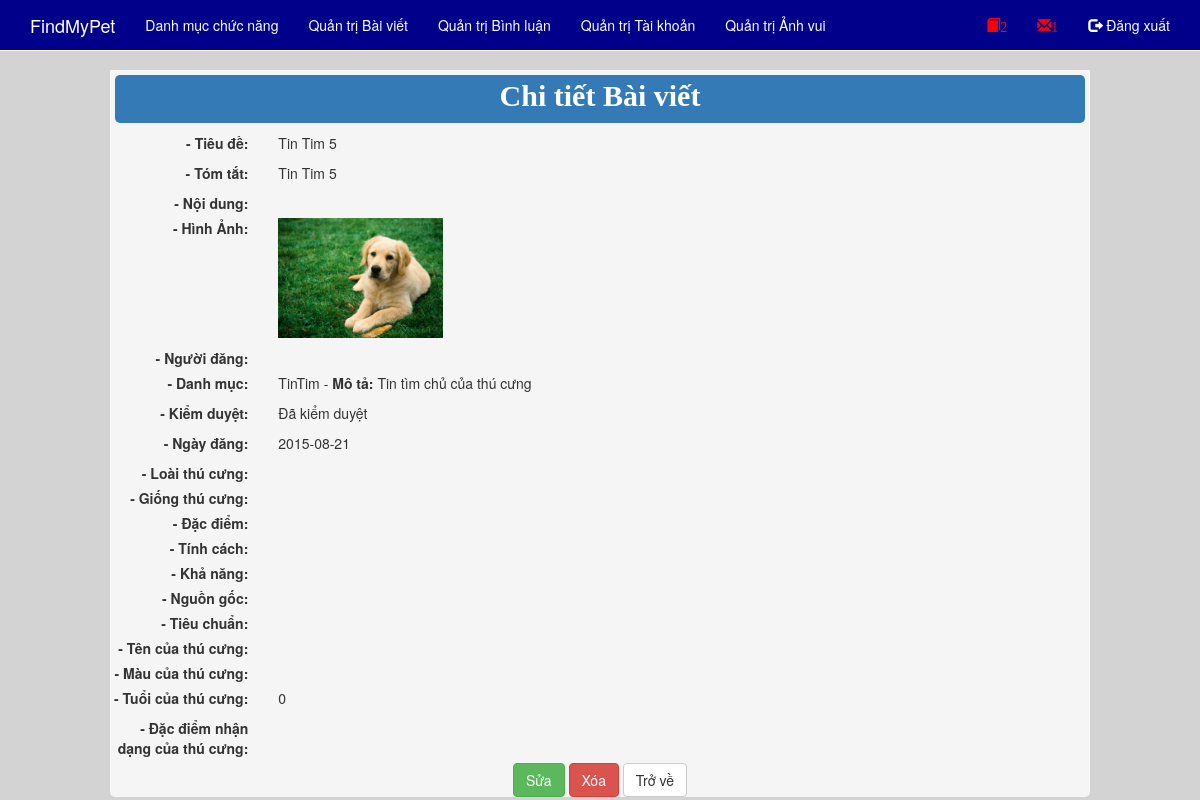
The app's page /Admin/BaiViet_Doc.php?ID=17 (signed in) with its own data.
### tables this page shows
CREATE TABLE IF NOT EXISTS `baiviet` (
  `ID` int(11) NOT NULL,
  `TieuDe` varchar(200) NOT NULL,
  `TomTat` varchar(200) NOT NULL,
  `NoiDung` text NOT NULL,
  `HinhAnh` varchar(100) NOT NULL,
  `TenDN` varchar(55) NOT NULL,
  `IDDanhMuc` int(11) NOT NULL,
  `KiemDuyet` tinyint(1) NOT NULL,
  `NgayDang` date NOT NULL,
  `Loai` varchar(100) NOT NULL,
  `Giong` varchar(100) NOT NULL,
  `DacDiem` text NOT NULL,
  `TinhCach` text NOT NULL,
  `KhaNang` text NOT NULL,
  `NguonGoc` text NOT NULL,
  `TieuChuan` text NOT NULL,
  `Ten` varchar(100) NOT NULL,
  `Mau` varchar(100) NOT NULL,
  `Tuoi` int(11) NOT NULL,
  `DacDiemNhanDang` text NOT NULL
);

CREATE TABLE IF NOT EXISTS `danhmuc` (
  `ID` int(11) NOT NULL,
  `TenDanhMuc` varchar(100) NOT NULL,
  `MoTa` text NOT NULL
);

### Admin/BaiViet_Doc.php (the view, shortened to what this page needs)
<!DOCTYPE html>
<html lang="en">
<head>
    <link href="../asset/Bootstrap/css/bootstrap.min.css" rel="stylesheet">
    <link href="../css/menu.css" rel="stylesheet">
    <link rel="stylesheet" type="text/css" href="../css/style.css" media="screen" />
</head>
<body style="background-color: lightgrey;min-height:100%;">
	<?php
        include("menu_Admin.php");
    ?>
   <div class="container" style="background-color: whitesmoke;width:980px; border-radius: 5px;">
	<div class="row" style="background-color: whitesmoke;padding-top: 5px;">
    	<p class="bg-primary" style="margin-right: 5px;margin-left: 5px;font-size: 30px;color:white;font-family: tahoma;text-align: center;border-radius:5px;padding-bottom: 5px;"> <b>Chi tiết Bài viết</b> </p>
    </div>
    <div class="row">
			<?php
			$conn = ConnectDB::connect();
			$sql = "SELECT * FROM BaiViet WHERE ID = ".$_GET['ID'];
			$resut = mysqli_query($conn, $sql);
			if($resut->num_rows>0)
			{
				$row = $resut->fetch_assoc();
			}
		?>
        <div class="row">
        	<div class="col-md-2 control-label" align="right">
            	<label>- Tiêu đề:</label>
            </div>
            <div class="col-md-9" align="left">
            	<p align="justify"><?php echo $row['TieuDe']; ?></p>
            </div>
        </div>
        <div class="row">
        	<div class="col-md-2 control-label" align="right">
            	<label>- Tóm tắt:</label>
            </div>
            <div class="col-md-9" align="left">
            	<p align="justify"><?php echo $row['TomTat']; ?></p>
            </div>
        </div>
        <div class="row">
        	<div class="col-md-2 control-label" align="right">
            	<label>- Nội dung:</label>
            </div>
            <div class="col-md-9" align="left">
            </div>
        </div>
        <div class="row">
        	<div class="col-md-2 control-label" align="right">
            	<label>- Hình Ảnh:</label>
            </div>
            <div class="col-md-9" align="left">
            	<p align="justify"><?php echo "<img class='imgSlide' src='".BASE_URL."img/". $row['HinhAnh'] ."'>"; ?></p>
            </div>
        </div>
        <div class="row">
        	<div class="col-md-2 control-label" align="right">
            	<label>- Người đăng:</label>
            </div>
            <div class="col-md-9" align="left">
            </div>
        </div>
        <div class="row">
        	<div class="col-md-2 control-label" align="right">
            	<label>- Danh mục:</label>
            </div>
            <div class="col-md-9" align="left">
            	<p align="justify">
					<?php
						$connDM = ConnectDB::connect();
						$sqlDM = "SELECT * FROM DanhMuc WHERE ID = ".$row['IDDanhMuc'];
						$resutDM = mysqli_query($connDM, $sqlDM);
						if($resutDM->num_rows>0)
						{
							$rowDM = $resutDM->fetch_assoc();
							echo $rowDM['TenDanhMuc']." - <strong>Mô tả:</strong> ".$rowDM['MoTa'];
						}
					?>
                </p>
            </div>
        </div>
        <div class="row">
        	<div class="col-md-2 control-label" align="right">
            	<label>- Kiểm duyệt:</label>
            </div>
            <div class="col-md-9" align="left">
            	<p align="justify"><?php if($row['KiemDuyet']==DA_KIEM_DUYET) echo "Đã kiểm duyệt"; else echo "Chưa kiểm duyệt";?></p>
            </div>
        </div>
        <div class="row">
        	<div class="col-md-2 control-label" align="right">
            	<label>- Ngày đăng:</label>
            </div>
            <div class="col-md-9" align="left">
            	<p align="justify"><?php echo $row['NgayDang']; ?></p>
            </div>
        </div>
        <div class="row">
        	<div class="col-md-2 control-label" align="right">
            	<label>- Loài thú cưng:</label>
            </div>
            <div class="col-md-9" align="left">
            </div>
        </div>
        <div class="row">
        	<div class="col-md-2 control-label" align="right">
            	<label>- Giống thú cưng:</label>
            </div>
            <div class="col-md-9" align="left">
            </div>
        </div>
        <div class="row">
        	<div class="col-md-2 control-label" align="right">
            	<label>- Đặc điểm:</label>
            </div>
            <div class="col-md-9" align="left">
            </div>
        </div>
        <div class="row">
        	<div class="col-md-2 control-label" align="right">
            	<label>- Tính cách:</label>
            </div>
            <div class="col-md-9" align="left">
            </div>
        </div>
        <div class="row">
        	<div class="col-md-2 control-label" align="right">
            	<label>- Khả năng:</label>
            </div>
            <div class="col-md-9" align="left">
            </div>
        </div>
        <div class="row">
        	<div class="col-md-2 control-label" align="right">
            	<label>- Nguồn gốc:</label>
            </div>
            <div class="col-md-9" align="left">
            </div>
        </div>
        <div class="row">
        	<div class="col-md-2 control-label" align="right">
            	<label>- Tiêu chuẩn:</label>
            </div>
            <div class="col-md-9" align="left">
            </div>
        </div>
        <div class="row">
        	<div class="col-md-2 control-label" align="right">
            	<label>- Tên của thú cưng:</label>
            </div>
            <div class="col-md-9" align="left">
            </div>
        </div>
        <div class="row">
        	<div class="col-md-2 control-label" align="right">
            	<label>- Màu của thú cưng:</label>
            </div>
            <div class="col-md-9" align="left">
            </div>
        </div>
        <div class="row">
        	<div class="col-md-2 control-label" align="right">
            	<label>- Tuổi của thú cưng:</label>
            </div>
            <div class="col-md-9" align="left">
            	<p align="justify"><?php echo $row['Tuoi']; ?></p>
            </div>
        </div>
        <div class="row">
        	<div class="col-md-2 control-label" align="right">
            	<label>- Đặc điểm nhận dạng của thú cưng:</label>
            </div>
            <div class="col-md-9" align="left">
            </div>
        </div>
        <div class="row" align="center">
        	<a href='BaiViet_Sua.php?ID=<?php echo $row['ID']?>'><input type='button' value='Sửa' class='btn btn-success'/></a>
			<a href='BaiViet_Xoa.php?ID=<?php echo $row['ID']?>'> <input type='button' value='Xóa' class='btn btn-danger'/> </a>
            <a href="QLBaiViet.php"><button type="button" class="btn btn-default">Trở về</button></a>
        </div>
	</div>
	</div>
</body>
</html>

### css/style.css (style rules this page uses)
.imgSlide { width:165px; height:120px; }

### records on screen
baiviet: TieuDe "Tin Tim 5", TomTat "Tin Tim 5", HinhAnh (picture), NgayDang "2015-08-21", Tuoi "0"
danhmuc: TenDanhMuc "TinTim", MoTa "Tin tìm chủ của thú cưng"

### other values on screen
$countBV[0] "2"
$countBL[0] "1"
